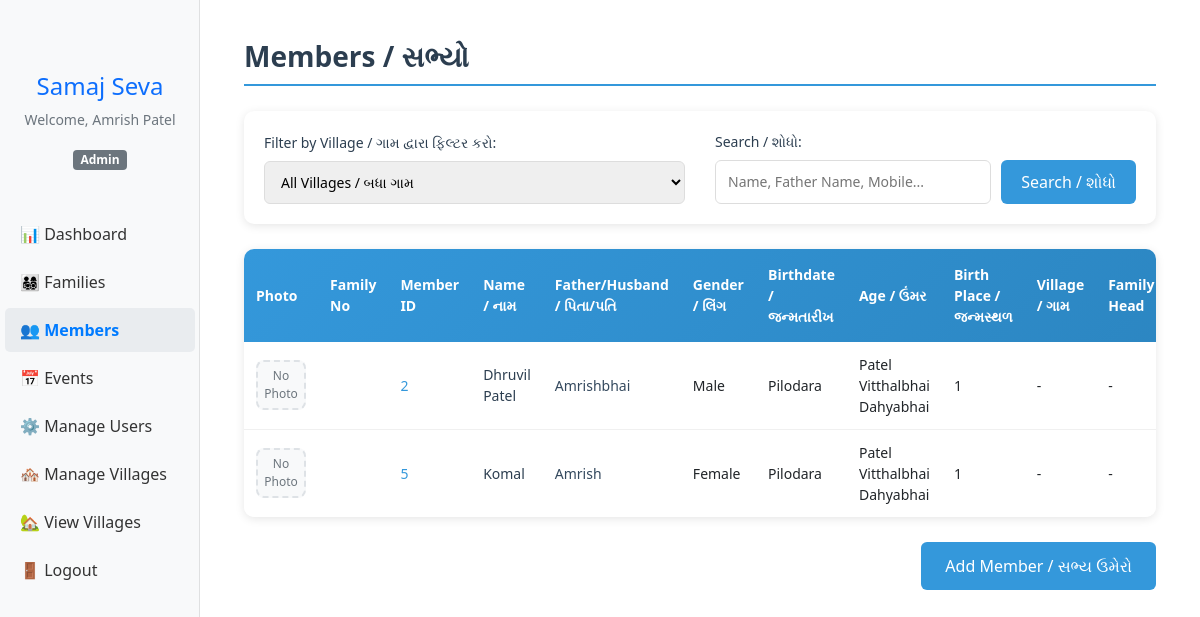
Screenshot of /members (signed in) with the database file from the repository.
### tables this page shows
CREATE TABLE members (
                    id INTEGER PRIMARY KEY AUTOINCREMENT,
                    family_id INTEGER,
                    unique_id INTEGER,
                    name TEXT,
                    father_husband_name TEXT,
                    gender TEXT,
                    age INTEGER,
                    mobile TEXT,
                    address TEXT,
                    photo TEXT,
                    education TEXT,
                    occupation TEXT,
                    relation TEXT,
                    remark TEXT,
                    created_by INTEGER,
                    created_at TIMESTAMP DEFAULT CURRENT_TIMESTAMP, birthdate TEXT, birth_place TEXT,
                    FOREIGN KEY (family_id) REFERENCES families(id),
                    FOREIGN KEY (created_by) REFERENCES users(id)
                );

CREATE TABLE families (
                    id INTEGER PRIMARY KEY AUTOINCREMENT,
                    family_no INTEGER,
                    head_name TEXT,
                    village TEXT,
                    address TEXT,
                    contact TEXT,
                    created_by INTEGER,
                    created_at TIMESTAMP DEFAULT CURRENT_TIMESTAMP, head_photo TEXT, head_birthdate TEXT, head_mosad TEXT,
                    FOREIGN KEY (created_by) REFERENCES users(id)
                );

### app.py (the view, shortened to what this page needs)
@app.route('/members')
@login_required
def view_members():
    village_filter = request.args.get('village', '')
    search_query = request.args.get('search', '')
    conn = sqlite3.connect('database.db')
    c = conn.cursor()
    query = '''SELECT m.id, m.unique_id, m.name, m.father_husband_name, m.gender,
                      f.village, f.head_name, f.family_no
               FROM members m
               JOIN families f ON m.family_id = f.id'''
    where_conditions = []
    params = []
    if village_filter:
        where_conditions.append("f.village = ?")
        params.append(village_filter)
    if search_query:
        where_conditions.append("(m.name LIKE ? OR m.father_husband_name LIKE ?)")
        params.extend([f'%{search_query}%', f'%{search_query}%'])
    if where_conditions:
        query += " WHERE " + " AND ".join(where_conditions)
    query += " ORDER BY f.family_no, m.unique_id"
    c.execute(query, params)
    members = c.fetchall()
    c.execute("SELECT name FROM villages ORDER BY name")
    villages = [row[0] for row in c.fetchall()]
    conn.close()
    return render_template('members.html',
                         members=members,
                         villages=villages,
                         selected_village=village_filter,
                         search_query=search_query)

### app.py (called while the page is built)
def login_required(f):
    @wraps(f)
    def decorated_function(*args, **kwargs):
        if 'user_id' not in session:
            flash('Please login first', 'error')
            return redirect(url_for('login'))
        return f(*args, **kwargs)
    return decorated_function

### templates/members.html (shortened to what this page needs)
{% extends "base.html" %}
{% block content %}
<div class="members-container">
    <h2 class="page-title">Members / સભ્યો</h2>
    <div class="filters">
        <form method="GET" class="filter-form">
            <div class="form-group">
                <label for="village">Filter by Village / ગામ દ્વારા ફિલ્ટર કરો:</label>
                <select name="village" id="village" onchange="this.form.submit()">
                    <option value="">All Villages / બધા ગામ</option>
                </select>
            </div>
            <div class="form-group">
                <label for="search">Search / શોધો:</label>
                <div class="search-container">
                    <input type="text" name="search" id="search" value="{{ search_query }}" placeholder="Name, Father Name, Mobile...">
                    <button type="submit" class="search-btn">Search / શોધો</button>
                </div>
            </div>
        </form>
    </div>
    {% if members %}
    <div class="table-container">
        <table class="members-table">
            <thead>
                <tr>
                    <th>Photo</th>
                    <th>Family No</th>
                    <th>Member ID</th>
                    <th>Name / નામ</th>
                    <th>Father/Husband / પિતા/પતિ</th>
                    <th>Gender / લિંગ</th>
                    <th>Birthdate / જન્મતારીખ</th>
                    <th>Age / ઉંમર</th>
                    <th>Birth Place / જન્મસ્થળ</th>
                    <th>Village / ગામ</th>
                    <th>Family Head</th>
                </tr>
            </thead>
            <tbody>
                {% for member in members %}
                <tr class="member-row">
                    <td class="photo-cell">
                        {% if member[9] %}
                            <img src="{{ url_for('uploaded_file', filename=member[9]) }}" alt="Photo" class="member-photo">
                        {% else %}
                            <div class="no-photo">
                                <span>No Photo</span>
                            </div>
                        {% endif %}
                    </td>
                    <td class="family-no"><strong>{{ member[12] }}</strong></td>
                    <td class="member-id">{{ member[1] }}</td>
                    <td class="member-name">{{ member[2] }}</td>
                    <td class="father-name">{{ member[3] }}</td>
                    <td class="gender">{{ member[4] or "-" }}</td>
                    <td class="birthdate">{{ member[5] or "-" }}</td>
                    <td class="age">{{ member[6] or "-" }}</td>
                    <td class="birth-place">{{ member[7] or "-" }}</td>
                    <td class="village">{{ member[10] or "-" }}</td>
                    <td class="family-head">{{ member[11] or "-" }}</td>
                </tr>
                {% endfor %}
            </tbody>
        </table>
    </div>
    {% endif %}
    {% if session.role in ['admin', 'village_manager'] %}
    <div class="actions">
        <a href="{{ url_for('add_member') }}" class="btn primary add-member-btn">Add Member / સભ્ય ઉમેરો</a>
    </div>
    {% endif %}
</div>
{% endblock %}

### templates/members.html (style rules this page uses)
.members-container { max-width: 1400px; margin: 0 auto; padding: 20px; font-family: 'Segoe UI', Tahoma, Geneva, Verdana, sans-serif; }
.page-title { color: #2c3e50; font-size: 28px; font-weight: 600; margin-bottom: 25px; border-bottom: 2px solid #3498db; padding-bottom: 10px; }
.filters { background: white; border-radius: 10px; padding: 20px; margin-bottom: 25px; box-shadow: 0 2px 10px rgba(0,0,0,0.1); }
.filter-form { display: flex; gap: 30px; flex-wrap: wrap; align-items: end; }
.form-group { flex: 1; min-width: 250px; }
.form-group label { display: block; margin-bottom: 8px; font-weight: 500; color: #2c3e50; font-size: 14px; }
.form-group select, .form-group input { width: 100%; padding: 10px 12px; border: 1px solid #ddd; border-radius: 6px; font-size: 14px; transition: all 0.3s ease; }
.search-container { display: flex; gap: 10px; }
.search-container input { flex: 1; }
.search-btn { background: #3498db; color: white; border: none; padding: 10px 20px; border-radius: 6px; cursor: pointer; font-weight: 500; transition: background 0.3s ease; white-space: nowrap; }
.table-container { background: white; border-radius: 10px; overflow: hidden; box-shadow: 0 2px 10px rgba(0,0,0,0.1); margin-bottom: 25px; overflow-x: auto; }
.members-table { width: 100%; border-collapse: collapse; min-width: 1200px; }
.members-table thead { background: linear-gradient(135deg, #3498db, #2980b9); }
.members-table th { padding: 15px 12px; text-align: left; font-weight: 600; color: white; font-size: 14px; border: none; }
.members-table td { padding: 12px; border-bottom: 1px solid #f0f0f0; font-size: 14px; }
.members-table tbody tr { transition: background 0.3s ease; }
.members-table tbody tr:last-child td { border-bottom: none; }
.photo-cell { text-align: center; }
.no-photo { width: 50px; height: 50px; background: #f8f9fa; border-radius: 8px; display: flex; align-items: center; justify-content: center; color: #6c757d; font-size: 12px; border: 2px dashed #dee2e6; }
.family-no { font-weight: 600; color: #27ae60; }
.member-id { font-weight: 500; color: #3498db; }
.member-name { font-weight: 500; color: #2c3e50; }
.father-name { color: #34495e; }
.btn { display: inline-block; padding: 8px 16px; border-radius: 6px; text-decoration: none; font-weight: 500; font-size: 13px; transition: all 0.3s ease; border: none; cursor: pointer; }
.btn.primary { background: #3498db; color: white; }
.actions { text-align: right; margin-top: 20px; }
.add-member-btn { padding: 12px 24px; font-size: 16px; }
.member-row { animation: fadeIn 0.3s ease; }
.family-head { font-weight: 500; }

### rows the page displays
members: unique "2", name "Dhruvil Patel", father_husband_name "Amrishbhai", gender "Male", village "Pilodara", head_name "Patel Vitthalbhai Dahyabhai", family_no "1", member "-"
members: unique "5", name "Komal", father_husband_name "Amrish", gender "Female", village "Pilodara", head_name "Patel Vitthalbhai Dahyabhai", family_no "1", member "-"

### other values shown
{{ session.username }} "Amrish Patel"
{{ session.role|title }} "Admin"
